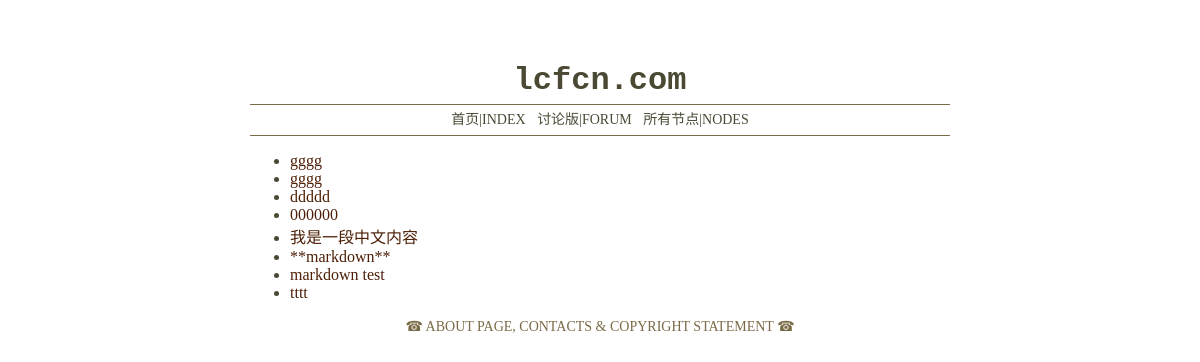
The app's page /blog/1/, older data.
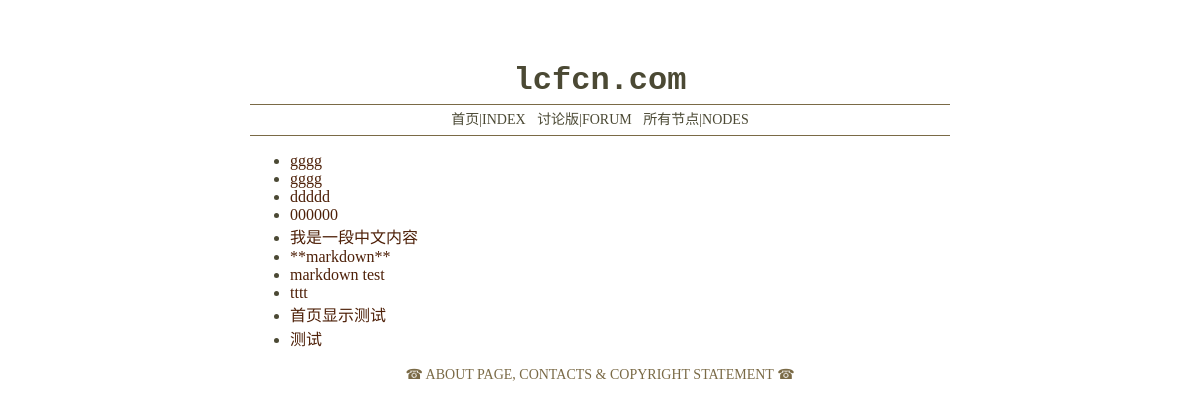
The same page, newer data.
### forum/models.py (models this page shows, shortened)
class PostBase(DateTimeBase):
    title = models.CharField(max_length=200, error_messages={
        'blank': u"标题不能为空",
        'null': u"标题不能为空",
        'invalid': u"您输入了一个无效的标题，标题的长度请控制在100个字符内"
    }, help_text=u"☞标题为必填且不能超过100个字符",
                             verbose_name=u"标题")
    content = models.TextField(blank=True, null=True,
                               help_text=u"☞正文可以留空，但不要输入无意义的内容",
                               verbose_name=u"正文")
    author = models.ForeignKey(User, blank=True, null=True, related_name='%(class)s', on_delete=models.SET_NULL)
    content_md = models.TextField(blank=True, null=True)
    bygod = models.BooleanField(blank=True, default=False,
                                help_text=u"☞将这篇文章归入管理员文集",
                                verbose_name=u"归档")
    class Meta:
        abstract = True

class Post(PostBase):
    node = models.ForeignKey(NodeTag, null=True, related_name='posts', on_delete=models.SET_NULL)

### forum/views.py (the view)
# urls.py: url(r'^blog/(?P<pk>\d+)/$', views.BlogListByNode.as_view(), name='blog-node'),
class BlogListByNode(DetailView):
    model = NodeTag
    template_name = 'forum/blog/node.html'
    def get_context_data(self, **kwargs):
        context = super(BlogListByNode, self).get_context_data(**kwargs)
        context['post_list'] = Post.objects.filter(bygod=True, node=self.object)
        return context

### forum/templates/forum/blog/node.html
{% extends "forum/base.html" %}
{% load i18n %}
    {% block container %}
    <div>
    <ul>
        {% for post in post_list %}
            <li><a href="{% url 'blog-detail' pk=post.pk %}">{{ post.title }}</a></li>
        {% endfor %}
    </ul>
    </div>
    {% endblock %}

Row changes from the older to the newer data that the page shows:
added Post: title "首页显示测试"
added Post: title "测试"
